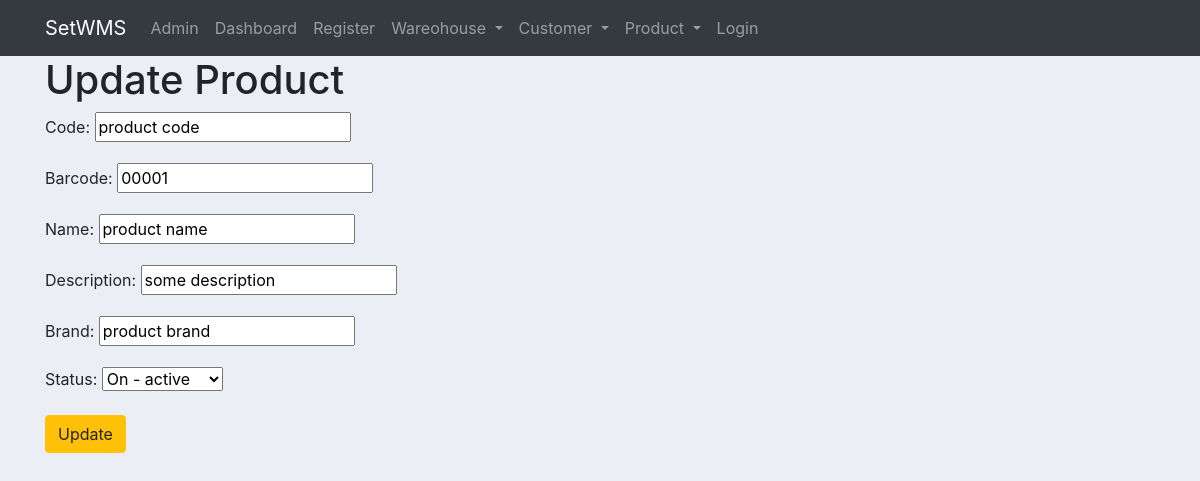
The page /set_app/product_update/1/ on the database its author committed.
### set_app/models.py (models this page shows, shortened)
class Product(models.Model):
	code = models.CharField(max_length=30, default="product code", blank=False, unique=True)
	barcode = models.CharField(max_length=30, default=0, validators=[NUMERIC])
	name = models.CharField(max_length=128, default="product name", blank=False)
	description = models.CharField(max_length=512, default="some description", blank=True)
	brand = models.CharField(max_length=128, default="product brand")
	timestamp_created = models.DateTimeField(auto_now_add=True)
	status_choices = (('OFF', 'Off - inactive'), ('ON', 'On - active'))
	status = models.CharField(max_length=20, choices=status_choices, default='ON')

### set_app/views.py (the view)
# urls.py: path('product_update/<int:pk>/', views.ProductUpdateView, name='product_update'),
def ProductUpdateView(request, pk):
	item = get_object_or_404(Product, pk=pk)
	if request.method == 'POST':
		product_form = ProductForm(request.POST, instance=item)
		if product_form.is_valid():
			product_form.save()
			return redirect('set_app:product_list')
	else:
		product_form = ProductForm(instance=item)
	return render(request, 'set_app/product_form.html', {'product_form':product_form})

### set_app/forms.py
class ProductForm(forms.ModelForm):
	class Meta():
		model = models.Product
		fields = ('code', 'barcode', 'name', 'description', 'brand', 'status')

### set_app/templates/set_app/product_form.html (shortened to what this page needs)
{% extends "set_app/set_app_base.html" %}
{% block body_block %}
    <h1>
        {% if not product_form.instance.pk %}
            Create Product
        {% else %}
            Update Product
        {% endif %}
    </h1>
    <form method="post">
        {{ product_form.as_p }}
        {% if not product_form.instance.pk %}
        <input type="submit" class="btn btn-primary" value="Submit">
        {% else %}
        <input type="submit" class="btn btn-warning" value="Update">
        {% endif %}
    </form>
{% endblock %}

### static/css/main.css (style rules this page uses)
body { background-color: #ebeff5; }

### rows shown on the page
Product: code "product code", barcode "00001", name "product name", description "some description", brand "product brand", status "On - active"
